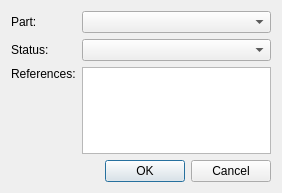
<?xml version="1.0" encoding="UTF-8"?>
<ui version="4.0">
 <class>Dialog</class>
 <widget class="QDialog" name="Dialog">
  <property name="geometry">
   <rect>
    <x>0</x>
    <y>0</y>
    <width>282</width>
    <height>193</height>
   </rect>
  </property>
  <property name="windowTitle">
   <string>Dialog</string>
  </property>
  <layout class="QVBoxLayout" name="verticalLayout">
   <item>
    <layout class="QGridLayout" name="gridLayout">
     <item row="2" column="0">
      <widget class="QLabel" name="referenceLabel">
       <property name="text">
        <string>References:</string>
       </property>
       <property name="alignment">
        <set>Qt::AlignLeading|Qt::AlignLeft|Qt::AlignTop</set>
       </property>
      </widget>
     </item>
     <item row="0" column="0">
      <widget class="QLabel" name="partLabel">
       <property name="text">
        <string>Part:</string>
       </property>
      </widget>
     </item>
     <item row="0" column="1">
      <widget class="QComboBox" name="partComboBox"/>
     </item>
     <item row="1" column="0">
      <widget class="QLabel" name="statusLabel">
       <property name="text">
        <string>Status:</string>
       </property>
      </widget>
     </item>
     <item row="1" column="1">
      <widget class="QComboBox" name="statusComboBox"/>
     </item>
     <item row="2" column="1">
      <widget class="QTableWidget" name="tableWidget"/>
     </item>
    </layout>
   </item>
   <item>
    <widget class="QDialogButtonBox" name="buttonBox">
     <property name="orientation">
      <enum>Qt::Horizontal</enum>
     </property>
     <property name="standardButtons">
      <set>QDialogButtonBox::Cancel|QDialogButtonBox::Ok</set>
     </property>
    </widget>
   </item>
  </layout>
 </widget>
 <resources/>
 <connections>
  <connection>
   <sender>buttonBox</sender>
   <signal>accepted()</signal>
   <receiver>Dialog</receiver>
   <slot>accept()</slot>
   <hints>
    <hint type="sourcelabel">
     <x>248</x>
     <y>254</y>
    </hint>
    <hint type="destinationlabel">
     <x>157</x>
     <y>274</y>
    </hint>
   </hints>
  </connection>
  <connection>
   <sender>buttonBox</sender>
   <signal>rejected()</signal>
   <receiver>Dialog</receiver>
   <slot>reject()</slot>
   <hints>
    <hint type="sourcelabel">
     <x>316</x>
     <y>260</y>
    </hint>
    <hint type="destinationlabel">
     <x>286</x>
     <y>274</y>
    </hint>
   </hints>
  </connection>
 </connections>
</ui>
